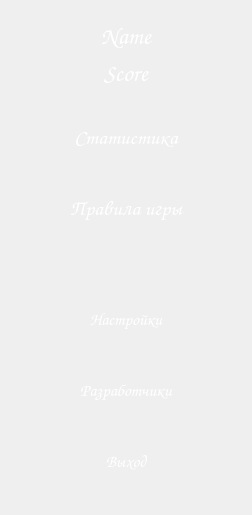
      <widget class="QWidget" name="pageMenuLogin">
       <layout class="QHBoxLayout" name="horizontalLayout_18">
        <item>
         <layout class="QVBoxLayout" name="verticalLayout_14">
          <item>
           <spacer name="verticalSpacer_30">
            <property name="orientation">
             <enum>Qt::Vertical</enum>
            </property>
            <property name="sizeType">
             <enum>QSizePolicy::Fixed</enum>
            </property>
            <property name="sizeHint" stdset="0">
             <size>
              <width>20</width>
              <height>10</height>
             </size>
            </property>
           </spacer>
          </item>
          <item>
           <widget class="QLabel" name="name_2">
            <property name="font">
             <font>
              <family>Comic Sans MS</family>
             </font>
            </property>
            <property name="text">
             <string>&lt;html&gt;&lt;head/&gt;&lt;body&gt;&lt;p align=&quot;center&quot;&gt;&lt;span style=&quot; font-size:18pt; color:#ffffff;&quot;&gt;Name&lt;/span&gt;&lt;/p&gt;&lt;/body&gt;&lt;/html&gt;</string>
            </property>
           </widget>
          </item>
          <item>
           <widget class="QLabel" name="score_2">
            <property name="font">
             <font>
              <family>Comic Sans MS</family>
             </font>
            </property>
            <property name="text">
             <string>&lt;html&gt;&lt;head/&gt;&lt;body&gt;&lt;p align=&quot;center&quot;&gt;&lt;span style=&quot; font-size:18pt; color:#ffffff;&quot;&gt;Score&lt;/span&gt;&lt;/p&gt;&lt;/body&gt;&lt;/html&gt;</string>
            </property>
           </widget>
          </item>
          <item>
           <spacer name="verticalSpacer_31">
            <property name="orientation">
             <enum>Qt::Vertical</enum>
            </property>
            <property name="sizeType">
             <enum>QSizePolicy::Fixed</enum>
            </property>
            <property name="sizeHint" stdset="0">
             <size>
              <width>20</width>
              <height>10</height>
             </size>
            </property>
           </spacer>
          </item>
          <item>
           <widget class="QPushButton" name="statButton_2">
            <property name="sizePolicy">
             <sizepolicy hsizetype="Minimum" vsizetype="Fixed">
              <horstretch>0</horstretch>
              <verstretch>0</verstretch>
             </sizepolicy>
            </property>
            <property name="minimumSize">
             <size>
              <width>230</width>
              <height>65</height>
             </size>
            </property>
            <property name="maximumSize">
             <size>
              <width>230</width>
              <height>16777215</height>
             </size>
            </property>
            <property name="font">
             <font>
              <family>Comic Sans MS</family>
              <pointsize>16</pointsize>
              <weight>50</weight>
              <italic>false</italic>
              <bold>false</bold>
             </font>
            </property>
            <property name="styleSheet">
             <string notr="true">background-color: rgb(255, 255, 255);
color: rgb(255, 255, 255);
background-image: url(:/images/res/button.png);</string>
            </property>
            <property name="text">
             <string>Статистика</string>
            </property>
            <property name="flat">
             <bool>true</bool>
            </property>
           </widget>
          </item>
          <item>
           <widget class="QPushButton" name="rulesButton_2">
            <property name="sizePolicy">
             <sizepolicy hsizetype="Minimum" vsizetype="Fixed">
              <horstretch>0</horstretch>
              <verstretch>0</verstretch>
             </sizepolicy>
            </property>
            <property name="minimumSize">
             <size>
              <width>230</width>
              <height>65</height>
             </size>
            </property>
            <property name="maximumSize">
             <size>
              <width>230</width>
              <height>16777215</height>
             </size>
            </property>
            <property name="font">
             <font>
              <family>Comic Sans MS</family>
              <pointsize>16</pointsize>
              <weight>50</weight>
              <italic>false</italic>
              <bold>false</bold>
             </font>
            </property>
            <property name="styleSheet">
             <string notr="true">background-color: rgb(255, 255, 255);
color: rgb(255, 255, 255);
background-image: url(:/images/res/button.png);</string>
            </property>
            <property name="text">
             <string>Правила игры</string>
            </property>
            <property name="flat">
             <bool>true</bool>
            </property>
           </widget>
          </item>
          <item>
           <spacer name="verticalSpacer_32">
            <property name="orientation">
             <enum>Qt::Vertical</enum>
            </property>
            <property name="sizeHint" stdset="0">
             <size>
              <width>20</width>
              <height>40</height>
             </size>
            </property>
           </spacer>
          </item>
          <item>
           <widget class="QPushButton" name="settingsButton_2">
            <property name="sizePolicy">
             <sizepolicy hsizetype="Minimum" vsizetype="Fixed">
              <horstretch>0</horstretch>
              <verstretch>0</verstretch>
             </sizepolicy>
            </property>
            <property name="minimumSize">
             <size>
              <width>230</width>
              <height>65</height>
             </size>
            </property>
            <property name="maximumSize">
             <size>
              <width>230</width>
              <height>16777215</height>
             </size>
            </property>
            <property name="font">
             <font>
              <family>Comic Sans MS</family>
              <pointsize>13</pointsize>
              <weight>50</weight>
              <italic>false</italic>
              <bold>false</bold>
             </font>
            </property>
            <property name="styleSheet">
             <string notr="true">background-color: rgb(255, 255, 255);
color: rgb(255, 255, 255);
background-image: url(:/images/res/button.png);</string>
            </property>
            <property name="text">
             <string>Настройки</string>
            </property>
            <property name="flat">
             <bool>true</bool>
            </property>
           </widget>
          </item>
          <item>
           <widget class="QPushButton" name="creatorsButton">
            <property name="sizePolicy">
             <sizepolicy hsizetype="Minimum" vsizetype="Fixed">
              <horstretch>0</horstretch>
              <verstretch>0</verstretch>
             </sizepolicy>
            </property>
            <property name="minimumSize">
             <size>
              <width>230</width>
              <height>65</height>
             </size>
            </property>
            <property name="maximumSize">
             <size>
              <width>230</width>
              <height>16777215</height>
             </size>
            </property>
            <property name="font">
             <font>
              <family>Comic Sans MS</family>
              <pointsize>13</pointsize>
              <weight>50</weight>
              <italic>false</italic>
              <bold>false</bold>
             </font>
            </property>
            <property name="styleSheet">
             <string notr="true">background-color: rgb(255, 255, 255);
color: rgb(255, 255, 255);
background-image: url(:/images/res/button.png);</string>
            </property>
            <property name="text">
             <string>Разработчики</string>
            </property>
            <property name="flat">
             <bool>true</bool>
            </property>
           </widget>
          </item>
          <item>
           <widget class="QPushButton" name="exitButton_2">
            <property name="sizePolicy">
             <sizepolicy hsizetype="Minimum" vsizetype="Fixed">
              <horstretch>0</horstretch>
              <verstretch>0</verstretch>
             </sizepolicy>
            </property>
            <property name="minimumSize">
             <size>
              <width>230</width>
              <height>65</height>
             </size>
            </property>
            <property name="maximumSize">
             <size>
              <width>230</width>
              <height>16777215</height>
             </size>
            </property>
            <property name="font">
             <font>
              <family>Comic Sans MS</family>
              <pointsize>13</pointsize>
              <weight>50</weight>
              <italic>false</italic>
              <bold>false</bold>
             </font>
            </property>
            <property name="styleSheet">
             <string notr="true">background-color: rgb(255, 255, 255);
color: rgb(255, 255, 255);
background-image: url(:/images/res/button.png);</string>
            </property>
            <property name="text">
             <string>Выход</string>
            </property>
            <property name="flat">
             <bool>true</bool>
            </property>
           </widget>
          </item>
          <item>
           <spacer name="verticalSpacer_33">
            <property name="orientation">
             <enum>Qt::Vertical</enum>
            </property>
            <property name="sizeType">
             <enum>QSizePolicy::Fixed</enum>
            </property>
            <property name="sizeHint" stdset="0">
             <size>
              <width>20</width>
              <height>10</height>
             </size>
            </property>
           </spacer>
          </item>
         </layout>
        </item>
       </layout>
      </widget>
